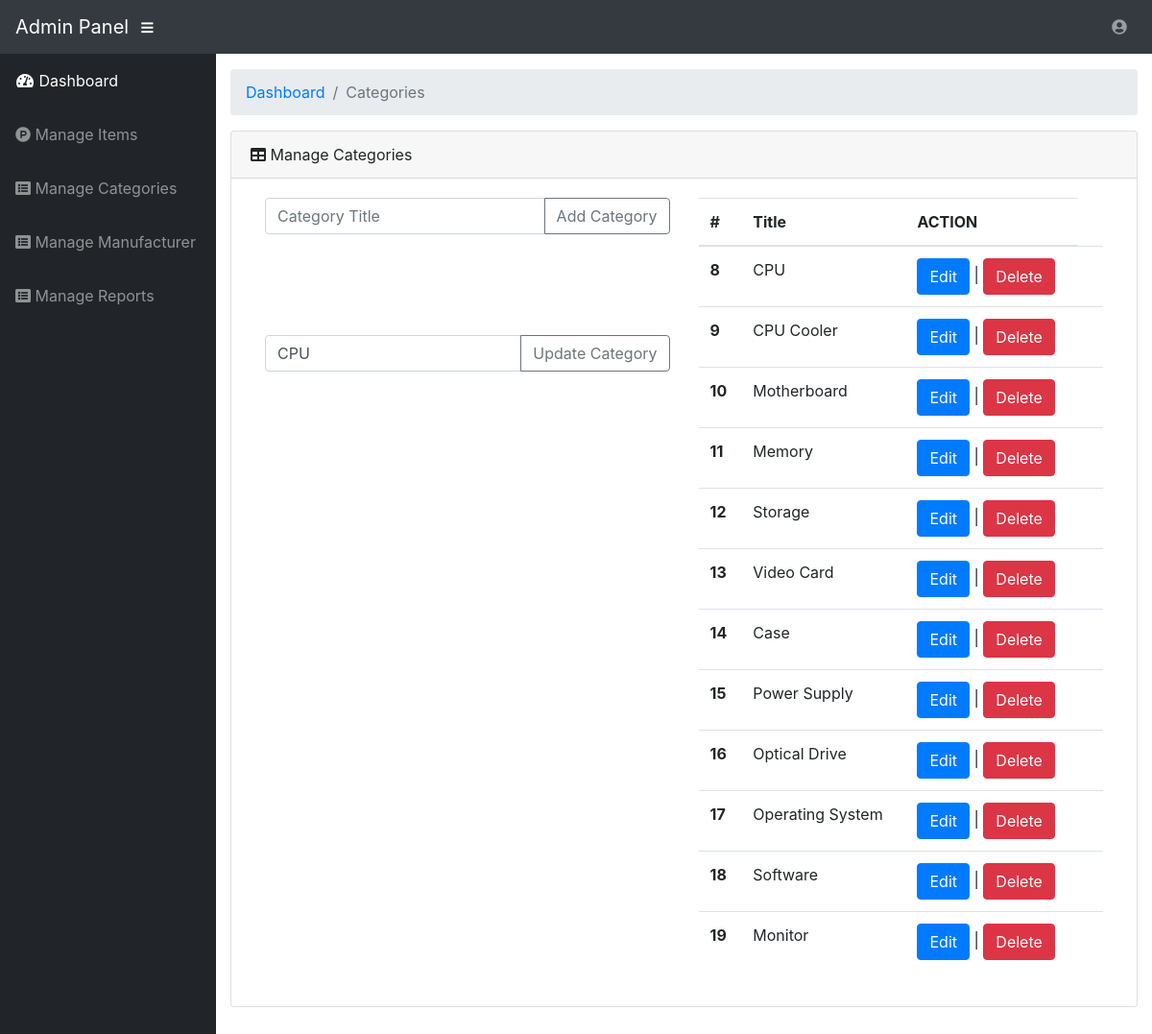
/admin/categories.php?edit=8, run on the app's committed database.
### tables this page shows
CREATE TABLE `categories` (
  `cat_id` int(11) NOT NULL,
  `cat_name` varchar(255) NOT NULL
);

### admin/inc/functions.php (called while the page is built, shortened)
<?php
function get_all_categories(){
	global $conn;
	$query = "SELECT * FROM categories";
	$result = mysqli_query($conn,$query);
	return $result;
}
function get_gategory_by_id($id){
	global $conn;
	$query = "SELECT * FROM categories WHERE cat_id=".$id." ";
	$result = mysqli_query($conn,$query);
	return $result;
}
function escape_string($string)
{
	global $conn;
	return mysqli_real_escape_string($conn, $string);
}

### admin/categories.php (the view, shortened to what this page needs)
<?php include 'inc/header.php'; ?>
<body id="page-top">
<?php include 'inc/navbar-top.php'; ?>
  <div id="wrapper">
    <?php include 'inc/sidebar.php'; ?>
    <div id="content-wrapper">
      <div class="container-fluid">
        <ol class="breadcrumb">
          <li class="breadcrumb-item">
            <a href="#">Dashboard</a>
          </li>
          <li class="breadcrumb-item active">Categories</li>
        </ol>
        <div class="card mb-3">
          <div class="card-header">
            <i class="fas fa-table"></i>
            Manage Categories</div>
          <div class="card-body">
<div class="container">
            	<div class="row">
					  <div class="col-6">
						<form method="post" accept="#">
						<div class="input-group mb-3">
						  <input type="text" name="title" class="form-control" placeholder="Category Title" aria-label="Recipient's username" aria-describedby="button-addon2">
						  <div class="input-group-append">
						    <button class="btn btn-outline-secondary" name="add-category" type="submit" id="button-addon2">Add Category</button>
						  </div>
						</div>
						</form>
						<?php
							if (isset($_GET['edit'])) {
								include 'inc/update_categories.php';
							}
						?>
					</div>
					  <div class="col-6">
					  <div class="table-responsive">
					  <table class="table">
						  <thead>
						    <tr>
						      <th scope="col">#</th>
						      <th scope="col">Title</th>
						      <th scope="col">ACTION</th>
						    </tr>
						  </thead>
						  <tbody>
						  	<?php
						  		$result = get_all_categories();
						  		if(!$result)
						  		{
						  			echo "Error: " . "<br>" . mysqli_error($conn);
						  		}else{
						  			while ($row = mysqli_fetch_assoc($result)) {
						  				$cat_id = $row['cat_id'];
						  				$cat_title = $row['cat_name'];
						  				?>
						  				<tr>
										      <th scope="row"><?php echo $cat_id; ?></th>
										      <td><?php echo $cat_title; ?></td>
										      <td><a href="categories.php?edit=<?php echo $cat_id; ?>" class="btn btn-primary">Edit</a> | <a href="categories.php?delete=<?php echo $cat_id; ?>" class="btn btn-danger">Delete</a></td>
										      <td></td>
						    			</tr>
						  			<?php
						  			}
						  		}
						  	?>
						  </tbody>
						</table>
					</div>
					</div>
				</div>
                 </div>
        </div>
      <?php include 'inc/footer.php'; ?>

### admin/inc/update_categories.php (shortened to what this page needs)
<?php
	if (isset($_GET)) {
		$id = escape_string($_GET['edit']);
		$result = get_gategory_by_id($id);
		while ($row = mysqli_fetch_assoc($result)) {
			$cat_title = $row['cat_name'];
		}
	}
?>
<form method="post" accept="#" style="margin-top: 25%;">
						<div class="input-group mb-3">
						  <input value="<?php echo $cat_title; ?>" type="text" name="title" class="form-control" placeholder="Category Title" aria-label="Recipient's username" aria-describedby="button-addon2">
						  <div class="input-group-append">
						    <button class="btn btn-outline-secondary" name="update-category" type="submit" id="button-addon2">Update Category</button>
						  </div>
						</div>
</form>

### data on the page
categories: title "CPU", cat_id "8", cat_name "CPU"
categories: cat_id "9", cat_name "CPU Cooler"
categories: cat_id "10", cat_name "Motherboard"
categories: cat_id "11", cat_name "Memory"
categories: cat_id "12", cat_name "Storage"
categories: cat_id "13", cat_name "Video Card"
categories: cat_id "14", cat_name "Case"
categories: cat_id "15", cat_name "Power Supply"
categories: cat_id "16", cat_name "Optical Drive"
categories: cat_id "17", cat_name "Operating System"
categories: cat_id "18", cat_name "Software"
categories: cat_id "19", cat_name "Monitor"
